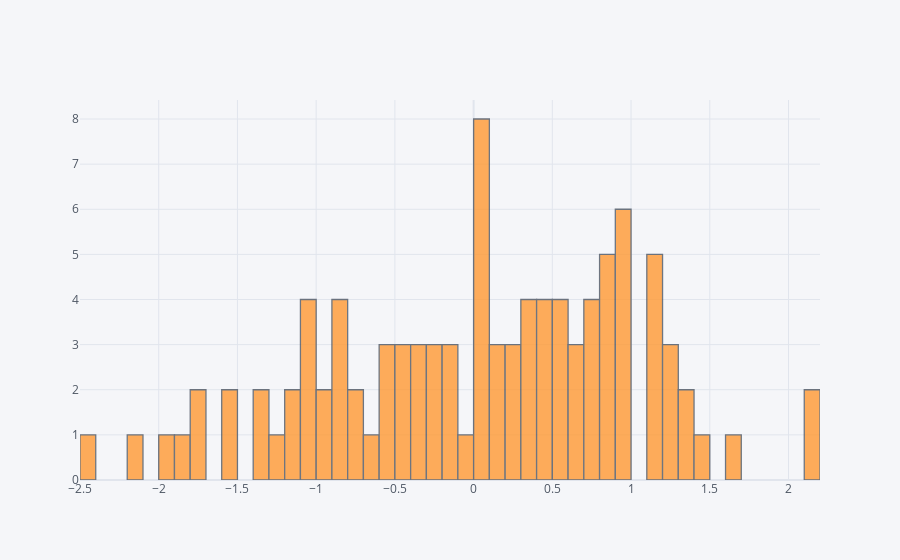

Notebook code cell kept with this figure:
### Code cell
df1['A'].iplot(kind='hist', bins=50)

### Figure 1 — Plotly figure (JSON) as saved in the notebook; plotly's stock layout.template omitted (floating-point values rounded to 4 significant figures)
{"data": [{"histfunc": "count", "histnorm": "", "marker": {"color": "rgba(255, 153, 51, 1.0)", "line": {"color": "#4D5663", "width": 1.3}}, "name": "A", "nbinsx": 50, "opacity": 0.8, "orientation": "v", "type": "histogram", "x": [0.7821, -0.826, -0.3971, 2.135, -1.004, 0.9599, -0.3889, -1.791, -0.6651, -0.8385, -1.166, 0.4938, 0.6962, -0.9701, -1.571, 0.7736, 0.363, -1.371, 0.9525, 0.9965, -1.022, -0.5082, 0.9357, -1.202, -0.5974, -0.7822, -1.192, 1.265, 0.9228, 0.07979, -1.507, 2.117, 0.3125, -0.07868, 1.65, 1.179, 0.1553, 0.2808, 0.6653, -1.929, 0.5148, 0.3607, 0.7172, 0.2652, 0.7686, -0.9784, -1.846, 1.471, 0.4653, 0.04934, 0.4731, 0.1011, 0.9042, -0.7568, -2.441, 0.8378, 0.04383, 0.02219, -0.455, -0.5248, -1.035, -0.1305, 0.3687, 0.8955, 1.326, 1.211, -0.1676, -2.163, -0.2161, 0.8838, 0.6114, 1.164, -0.1554, 0.4521, -1.79, -0.2721, 0.2084, -0.8702, -1.312, 0.5078, 0.09109, -0.4124, -0.3188, 0.5029, 0.8745, 0.08935, 0.09696, -0.8306, -1.09, 0.8804, 1.181, -0.2303, 1.182, 1.214, 0.1401, 0.07425, 1.32, -0.497, 0.5696, 1.121]}], "layout": {"autosize": true, "barmode": "overlay", "legend": {"bgcolor": "#F5F6F9", "font": {"color": "#4D5663"}}, "paper_bgcolor": "#F5F6F9", "plot_bgcolor": "#F5F6F9", "title": {"font": {"color": "#4D5663"}}, "xaxis": {"autorange": true, "gridcolor": "#E1E5ED", "range": [-2.5, 2.2], "showgrid": true, "tickfont": {"color": "#4D5663"}, "title": {"font": {"color": "#4D5663"}, "text": ""}, "type": "linear", "zerolinecolor": "#E1E5ED"}, "yaxis": {"autorange": true, "gridcolor": "#E1E5ED", "range": [0, 8.421], "showgrid": true, "tickfont": {"color": "#4D5663"}, "title": {"font": {"color": "#4D5663"}, "text": ""}, "zerolinecolor": "#E1E5ED"}}}
